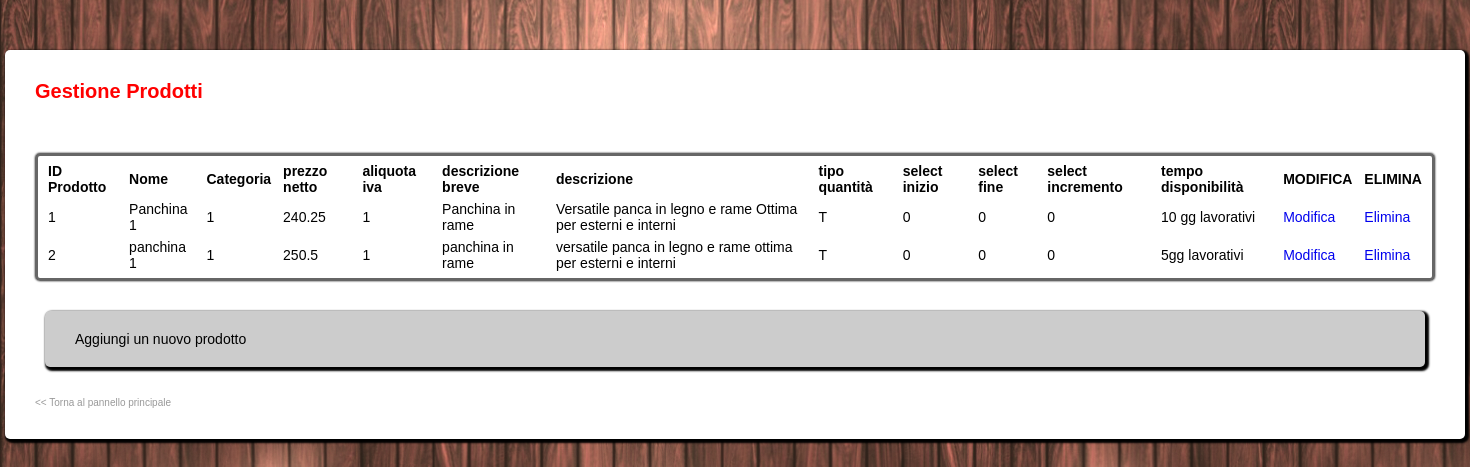
Page /administrator/gestione_prodotti.php on the committed database.
### tables this page shows
CREATE TABLE IF NOT EXISTS `prodotti` (
  `id_prodotto` int(10) unsigned NOT NULL AUTO_INCREMENT,
  `nome` varchar(150) NOT NULL,
  `id_categoria` int(10) unsigned NOT NULL,
  `prezzo_netto` float NOT NULL,
  `id_aliquota_iva` int(10) unsigned NOT NULL,
  `descrizione_breve` text,
  `descrizione` text,
  `tipo_quantita` varchar(45) DEFAULT NULL,
  `quantita_select_inizio` int(11) DEFAULT NULL,
  `quantita_select_fine` int(11) DEFAULT NULL,
  `quantita_select_incremento` int(11) DEFAULT NULL,
  `tempo_disponibilita` varchar(45) DEFAULT NULL,
  `visualizzazione_qta` int(1) DEFAULT '1',
  `iva_inclusa` varchar(2) DEFAULT 'SI',
  `promo` int(1) DEFAULT '0',
  `sconto_promo` float DEFAULT '0',
  `peso` float DEFAULT NULL,
  `note` text,
  PRIMARY KEY (`id_prodotto`),
  KEY `fk_prodotti_categorie1` (`id_categoria`),
  KEY `fk_prodotti_aliquote_iva1` (`id_aliquota_iva`)
);

### common/dbmanager.php (called while the page is built, shortened)
<?php
class dbManager{
        private $user = 'mev';
	private $pass = 'mev';
	private $db_name = 'mev';
	private $host = 'localhost';
	private $connection = NULL;
	function __construct() {
            $this->connection = new mysqli($this->host, $this->user, $this->pass, $this->db_name);
	}
        function lista_prodotti( $txt_cerca=NULL, $start=0, $limit=0 ){
            $sql = "SELECT * FROM `prodotti` ";
            $toReturn=NULL;
            $indice=0;
            if( ($risultato = $this->connection->query($sql)) && ($this->connection->affected_rows>0) ){
                while ( $riga = mysqli_fetch_assoc($risultato) ){
                    $toReturn[$indice]=$riga;
                    $indice++;
                }
            }
            return $toReturn;
        }
}
?>

### administrator/gestione_prodotti.php (the view, shortened to what this page needs)
<?php
include_once '../common/dbmanager.php';
if(empty($managerSql)){
    $managerSql = new dbManager();
}
?>
<!DOCTYPE html PUBLIC "-//W3C//DTD XHTML 1.1//EN" "http://www.w3.org/TR/xhtml11/DTD/xhtml11.dtd">
<html xmlns="http://www.w3.org/1999/xhtml">
<head>
<link rel="stylesheet" type="text/css" href="style.css" media="screen" />
</head>
<body>
	<div class="page2">
		<h1>Gestione Prodotti</h1>
		<table class="table2">
		  <tr>
			 <th>ID Prodotto</th>
			 <th>Nome</th>
			 <th>Categoria</th>
			 <th>prezzo netto</th>
			 <th>aliquota iva</th>
			 <th>descrizione breve</th>
			 <th>descrizione</th>
			 <th>tipo quantità</th>
			 <th>select inizio</th>
			 <th>select fine</th>
			 <th>select incremento</th>
			 <th>tempo disponibilità</th>
			 <th>MODIFICA</th>
			 <th>ELIMINA</th>
		  </tr>
			 <?php
			 $prodotti = $managerSql->lista_prodotti();
			 for($i=0; $i<count($prodotti); $i++){
				  $prodotto = $prodotti[$i];
				  echo "<tr>
							 <td>{$prodotto['id_prodotto']}</td>
							 <td>{$prodotto['nome']}</td>
							 <td>{$prodotto['id_categoria']}</td>
							 <td>{$prodotto['prezzo_netto']}</td>
							 <td>{$prodotto['id_aliquota_iva']}</td>
							 <td>{$prodotto['descrizione_breve']}</td>
							 <td>{$prodotto['descrizione']}</td>
							 <td>{$prodotto['tipo_quantita']}</td>
							 <td>{$prodotto['quantita_select_inizio']}</td>
							 <td>{$prodotto['quantita_select_fine']}</td>
							 <td>{$prodotto['quantita_select_incremento']}</td>
							 <td>{$prodotto['tempo_disponibilita']}</td>
							 <td><a href=\"edit_prodotto.php?id={$prodotto['id_prodotto']}\">Modifica</a></td>
							 <td><a href=\"del_prodotto.php?id={$prodotto['id_prodotto']}\" onclick=\"javascript: return confirm('Sei sicuro di voler eliminare il prodotto?');\">Elimina</a></td>
						  </tr>";
			 }
			 ?>
		</table>
		<a class="voiceadmin" href="add_prodotto.php">Aggiungi un nuovo prodotto</a>
		<br /><a style="font-size:10px; color:#999;" href="admin.php">&lt;&lt; Torna al pannello principale</a>
	</div>
</body>
</html>

### administrator/style.css (style rules this page uses)
* { margin:0; padding:0; border:0; text-decoration:none; background-color:transparent; }
body { margin:0; padding:0; border:0; text-decoration:none; background: url(../image/bkg_content.png) repeat; }
.page2 { width: 1400px; height: auto; padding: 30px 30px 30px 30px; margin-left: auto; margin-right: auto; margin-bottom: 20px; margin-top: 50px; background: #fff; color: #000; font-family: Arial, Helvetica, sans-serif; font-size: 14px; border-radius: 5px; -moz-border-radius: 5px; -webkit-border-radius: 5px; border: 0px solid #000000; -webkit-box-shadow: 2px 2px 2px 2px ; box-shadow: 2px 2px 2px 2px ; }
h1 { color: #F00; font-family: Arial, Helvetica, sans-serif; font-size: 20px; font-weight: bold; margin: 0 0 20px 0; }
table { width:900px; padding:10px 10px 10px 10px; border: solid 5px #666666; margin: 50px auto 30px auto; text-align: left !important; -webkit-box-shadow: 0px 0px 2px ; box-shadow: 0px 0px 2px ; border-radius: 5px; -moz-border-radius: 5px; -webkit-border-radius: 5px; }
.table2 { width:100% !important; padding:3px 3px 3px 3px !important; border: solid 3px #666666 !important; margin: 50px auto 30px auto; text-align: left !important; -webkit-box-shadow: 0px 0px 2px ; box-shadow: 0px 0px 2px ; border-radius: 5px; -moz-border-radius: 5px; -webkit-border-radius: 5px; }
.table2 tr, .table2 td, .table2 th { padding: 2px 5px 2px 5px; margin:0px 0px 0px 0px; border:0px solid; -webkit-transition: all 400ms cubic-bezier(0.185, 1, 0.480, 1); -webkit-transition: all 400ms cubic-bezier(0.185, 1.085, 0.480, 1.190); -moz-transition: all 400ms cubic-bezier(0.185, 1.085, 0.480, 1.190); -ms-transition: all 400ms cubic-bezier(0.185, 1.085, 0.480, 1.190); -o-transition: all 400ms cubic-bezier(0.185, 1.085, 0.480, 1.190); transition: all 400ms cubic-bezier(0.185, 1.085, 0.480, 1.190); }
tr, td, th { padding: 5px 25px 5px 25px; margin:0px 0px 0px 0px; border:0px solid; -webkit-transition: all 400ms cubic-bezier(0.185, 1, 0.480, 1); -webkit-transition: all 400ms cubic-bezier(0.185, 1.085, 0.480, 1.190); -moz-transition: all 400ms cubic-bezier(0.185, 1.085, 0.480, 1.190); -ms-transition: all 400ms cubic-bezier(0.185, 1.085, 0.480, 1.190); -o-transition: all 400ms cubic-bezier(0.185, 1.085, 0.480, 1.190); transition: all 400ms cubic-bezier(0.185, 1.085, 0.480, 1.190); }
.voiceadmin { display:block; padding:20px 30px 20px 30px; margin:10px 10px 10px 10px; background:#CCC; border-radius: 5px; -moz-border-radius: 5px; -webkit-border-radius: 5px; border: 0px solid #000000; color:#000 !important; -webkit-box-shadow: 2px 2px 2px 2px ; box-shadow: 2px 2px 2px 2px ; -webkit-transition: all 400ms cubic-bezier(0.185, 1, 0.480, 1); -webkit-transition: all 400ms cubic-bezier(0.185, 1.085, 0.480, 1.190); -moz-transition: all 400ms cubic-bezier(0.185, 1.085, 0.480, 1.190); -ms-transition: all 400ms cubic-bezier(0.185, 1.085, 0.480, 1.190); -o-transition: all 400ms cubic-bezier(0.185, 1.085, 0.480, 1.190); transition: all 400ms cubic-bezier(0.185, 1.085, 0.480, 1.190); }

### rows in the picture
prodotti: id_prodotto "1", nome "Panchina 1", id_categoria "1", prezzo_netto "240.25", id_aliquota_iva "1", descrizione_breve "Panchina in rame", descrizione "Versatile panca in legno e rame Ottima per esterni e interni", tipo_quantita "T", quantita_select_inizio "0", quantita_select_fine "0", quantita_select_incremento "0", tempo_disponibilita "10 gg lavorativi"
prodotti: id_prodotto "2", nome "panchina 1", id_categoria "1", prezzo_netto "250.5", id_aliquota_iva "1", descrizione_breve "panchina in rame", descrizione "versatile panca in legno e rame ottima per esterni e interni", tipo_quantita "T", quantita_select_inizio "0", quantita_select_fine "0", quantita_select_incremento "0", tempo_disponibilita "5gg lavorativi"
